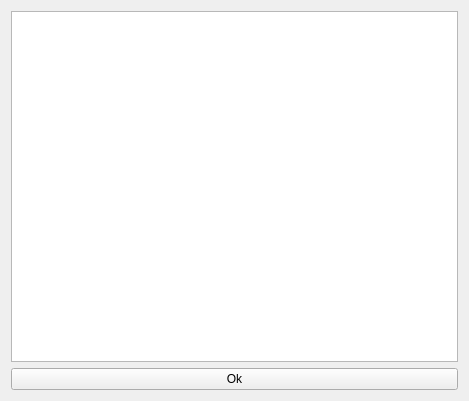
<?xml version="1.0" encoding="UTF-8"?>
<ui version="4.0">
 <class>RatingBoard</class>
 <widget class="QWidget" name="RatingBoard">
  <property name="geometry">
   <rect>
    <x>0</x>
    <y>0</y>
    <width>469</width>
    <height>401</height>
   </rect>
  </property>
  <property name="windowTitle">
   <string>Rating board</string>
  </property>
  <property name="windowIcon">
   <iconset resource="Resourse.qrc">
    <normaloff>:/Resourse/ChessFigure/ChessKnight.svg</normaloff>:/Resourse/ChessFigure/ChessKnight.svg</iconset>
  </property>
  <layout class="QVBoxLayout" name="verticalLayout">
   <item>
    <widget class="QTableView" name="tableView">
     <property name="editTriggers">
      <set>QAbstractItemView::NoEditTriggers</set>
     </property>
     <property name="sortingEnabled">
      <bool>true</bool>
     </property>
    </widget>
   </item>
   <item>
    <widget class="QPushButton" name="pushButton">
     <property name="text">
      <string>Ok</string>
     </property>
    </widget>
   </item>
  </layout>
 </widget>
 <resources>
  <include location="Resourse.qrc"/>
 </resources>
 <connections>
  <connection>
   <sender>pushButton</sender>
   <signal>clicked()</signal>
   <receiver>RatingBoard</receiver>
   <slot>close()</slot>
   <hints>
    <hint type="sourcelabel">
     <x>234</x>
     <y>380</y>
    </hint>
    <hint type="destinationlabel">
     <x>234</x>
     <y>200</y>
    </hint>
   </hints>
  </connection>
 </connections>
</ui>
